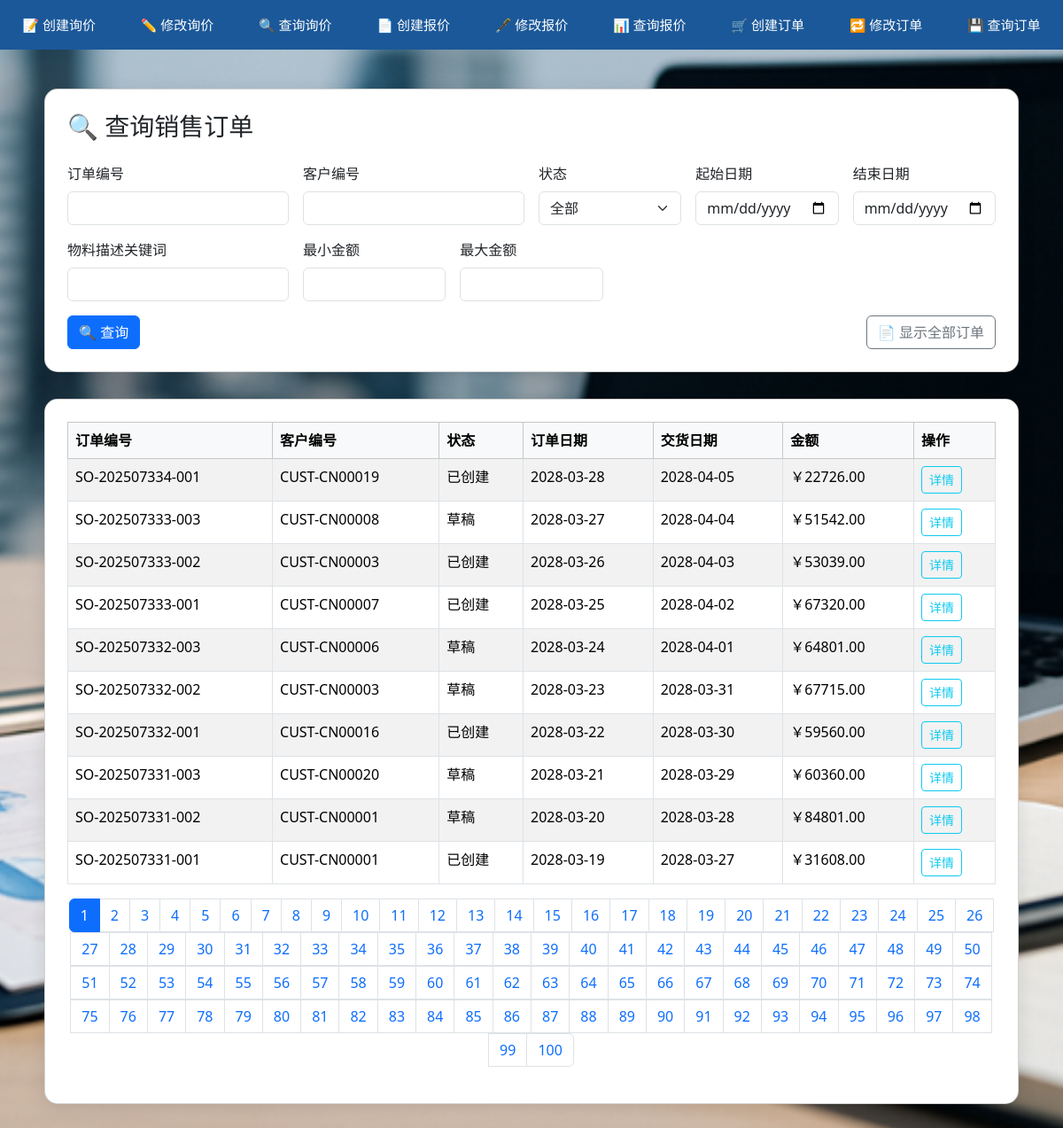
Screenshot of /order/query-order with the database file from the repository.
### order/models.py (models this page shows)
class SalesOrder(db.Model):
    __tablename__ = 'SalesOrder'
    sales_order_id = db.Column(db.String(255), primary_key=True)
    customer_id = db.Column(db.String(255), nullable=False)
    quotation_id = db.Column(db.String(255))
    order_date = db.Column(db.DateTime, nullable=False)
    required_delivery_date = db.Column(db.Date, nullable=False)
    status = db.Column(db.String(255))
    total_amount = db.Column(db.Numeric, nullable=False)
    credit_check_result = db.Column(db.String(255))
    remarks = db.Column(db.String(255))
    items = db.relationship('OrderItem', backref='order', lazy=True, cascade="all, delete-orphan")

### order/views.py (the view)
@order_bp.route('/query-order', methods=['GET', 'POST'])
def query_order():
    page = int(request.args.get('page', 1))
    per_page = 10
    form = request.form if request.method == 'POST' else request.args
    show_all = form.get('show_all') == '1'
    query = SalesOrder.query.options(joinedload(SalesOrder.items))
    if not show_all:
        if form.get('sales_order_id'):
            query = query.filter(SalesOrder.sales_order_id.like(f"%{form.get('sales_order_id')}%"))
        if form.get('customer_id'):
            query = query.filter(SalesOrder.customer_id.like(f"%{form.get('customer_id')}%"))
        if form.get('status') and form.get('status') != '全部':
            query = query.filter(SalesOrder.status == form.get('status'))
        if form.get('date_from'):
            query = query.filter(SalesOrder.order_date >= form.get('date_from'))
        if form.get('date_to'):
            query = query.filter(SalesOrder.order_date <= form.get('date_to'))
        if form.get('min_total'):
            query = query.filter(SalesOrder.total_amount >= float(form.get('min_total')))
        if form.get('max_total'):
            query = query.filter(SalesOrder.total_amount <= float(form.get('max_total')))
        if form.get('material_keyword'):
            query = query.join(SalesOrder.items).join(OrderItem.material).filter(
                Material.description.ilike(f"%{form.get('material_keyword')}%")
            ).distinct()
    total = query.count()
    orders = query.order_by(SalesOrder.order_date.desc()).offset((page - 1) * per_page).limit(per_page).all()
    total_pages = ceil(total / per_page)
    return render_template('order/query_order.html',
                           orders=orders,
                           page=page,
                           total_pages=total_pages,
                           form_data=form)

### templates/order/query_order.html (shortened to what this page needs)
<!DOCTYPE html>
<html lang="zh">
<head>
  <link href="https://cdn.jsdelivr.net/npm/bootstrap@5.3.3/dist/css/bootstrap.min.css" rel="stylesheet">
</head>
<body>
  <nav style="position: fixed; top: 0; left: 0; right: 0; height: 56px; background: #1b5899; color: white; display: flex; align-items: center; justify-content: space-around; z-index: 9999; font-family: 'Segoe UI', sans-serif; font-size: 15px;">
  <a href="/order/create-inquiry" style="color: white; text-decoration: none;">📝 创建询价</a>
  <a href="/order/edit-inquiry" style="color: white; text-decoration: none;">✏️ 修改询价</a>
  <a href="/order/query-inquiry" style="color: white; text-decoration: none;">🔍 查询询价</a>
  <a href="/order/create-quote" style="color: white; text-decoration: none;">📄 创建报价</a>
  <a href="/order/edit-quote" style="color: white; text-decoration: none;">🖋️ 修改报价</a>
  <a href="/order/query-quote" style="color: white; text-decoration: none;">📊 查询报价</a>
  <a href="/order/create-order" style="color: white; text-decoration: none;">🛒 创建订单</a>
  <a href="/order/edit-order" style="color: white; text-decoration: none;">🔁 修改订单</a>
  <a href="/order/query-order" style="color: white; text-decoration: none;">💾 查询订单</a>
</nav>
<div class="container">
  <div class="card">
    <h3 class="mb-4">🔍 查询销售订单</h3>
    <form method="POST" class="row g-3">
      <div class="col-md-3">
        <label class="form-label">订单编号</label>
        <input type="text" name="sales_order_id" value="{{ form_data.sales_order_id or '' }}" class="form-control">
      </div>
      <div class="col-md-3">
        <label class="form-label">客户编号</label>
        <input type="text" name="customer_id" value="{{ form_data.customer_id or '' }}" class="form-control">
      </div>
      <div class="col-md-2">
        <label class="form-label">状态</label>
        <select name="status" class="form-select">
          <option {% if not form_data.status or form_data.status == '全部' %}selected{% endif %}>全部</option>
        </select>
      </div>
      <div class="col-md-2">
        <label class="form-label">起始日期</label>
        <input type="date" name="date_from" value="{{ form_data.date_from or '' }}" class="form-control">
      </div>
      <div class="col-md-2">
        <label class="form-label">结束日期</label>
        <input type="date" name="date_to" value="{{ form_data.date_to or '' }}" class="form-control">
      </div>
      <div class="col-md-3">
        <label class="form-label">物料描述关键词</label>
        <input type="text" name="material_keyword" value="{{ form_data.material_keyword or '' }}" class="form-control">
      </div>
      <div class="col-md-2">
        <label class="form-label">最小金额</label>
        <input type="number" step="0.01" name="min_total" value="{{ form_data.min_total or '' }}" class="form-control">
      </div>
      <div class="col-md-2">
        <label class="form-label">最大金额</label>
        <input type="number" step="0.01" name="max_total" value="{{ form_data.max_total or '' }}" class="form-control">
      </div>
      <div class="col-12 d-flex justify-content-between">
        <button type="submit" class="btn btn-primary">🔍 查询</button>
        <button type="submit" name="show_all" value="1" class="btn btn-outline-secondary">📄 显示全部订单</button>
      </div>
    </form>
  </div>
  {% if orders is not none %}
    {% if orders %}
      <div class="card mt-4">
        <table class="table table-bordered table-hover table-striped">
          <thead class="table-light">
          <tr>
            <th>订单编号</th>
            <th>客户编号</th>
            <th>状态</th>
            <th>订单日期</th>
            <th>交货日期</th>
            <th>金额</th>
            <th>操作</th>
          </tr>
          </thead>
          <tbody>
          {% for order in orders %}
            <tr>
              <td>{{ order.sales_order_id }}</td>
              <td>{{ order.customer_id }}</td>
              <td>{{ order.status }}</td>
              <td>{{ order.order_date.strftime('%Y-%m-%d') }}</td>
              <td>{{ order.required_delivery_date.strftime('%Y-%m-%d') }}</td>
              <td>￥{{ '%.2f' % order.total_amount }}</td>
              <td>
                <a href="{{ url_for('order.order_detail', sales_order_id=order.sales_order_id) }}" class="btn btn-sm btn-outline-info">详情</a>
              </td>
            </tr>
          {% endfor %}
          </tbody>
        </table>
        <nav>
         <nav>
          <ul class="pagination justify-content-center flex-wrap">
            {% for p in range(1, total_pages + 1) %}
              <li class="page-item {% if p == page %}active{% endif %}">
                <a class="page-link"
                   href="{{ url_for('order.query_order', page=p,
                     sales_order_id=form_data.sales_order_id,
                     customer_id=form_data.customer_id,
                     status=form_data.status,
                     date_from=form_data.date_from,
                     date_to=form_data.date_to,
                     material_keyword=form_data.material_keyword,
                     min_total=form_data.min_total,
                     max_total=form_data.max_total,
                     show_all='1' if request.form.get('show_all') or request.args.get('show_all') else '') }}">{{ p }}</a>
              </li>
            {% endfor %}
          </ul>
        </nav>
      </div>
    {% else %}
      <div class="alert alert-warning mt-4">⚠️ 没有找到符合条件的订单。</div>
    {% endif %}
  {% endif %}
</div>
</body>
</html>

### templates/order/query_order.html (style rules this page uses)
body { padding-top: 70px; background: url('/static/order_background.png') no-repeat center center fixed; background-size: cover; font-family: 'Segoe UI', sans-serif; }
.card { max-width: 1100px; margin: 30px auto; border-radius: 15px; box-shadow: 0 4px 20px rgba(0,0,0,0.1); padding: 25px; }
.table-striped > tbody > tr:nth-child(odd) { background-color: #f9f9f9; }

### rows the page displays
SalesOrder: sales_order_id "SO-202507334-001", customer_id "CUST-CN00019", status "已创建", order_date "2028-03-28", required_delivery_date "2028-04-05", total_amount "22726.00"
SalesOrder: sales_order_id "SO-202507333-003", customer_id "CUST-CN00008", status "草稿", order_date "2028-03-27", required_delivery_date "2028-04-04", total_amount "51542.00"
SalesOrder: sales_order_id "SO-202507333-002", customer_id "CUST-CN00003", status "已创建", order_date "2028-03-26", required_delivery_date "2028-04-03", total_amount "53039.00"
SalesOrder: sales_order_id "SO-202507333-001", customer_id "CUST-CN00007", status "已创建", order_date "2028-03-25", required_delivery_date "2028-04-02", total_amount "67320.00"
SalesOrder: sales_order_id "SO-202507332-003", customer_id "CUST-CN00006", status "草稿", order_date "2028-03-24", required_delivery_date "2028-04-01", total_amount "64801.00"
SalesOrder: sales_order_id "SO-202507332-002", customer_id "CUST-CN00003", status "草稿", order_date "2028-03-23", required_delivery_date "2028-03-31", total_amount "67715.00"
SalesOrder: sales_order_id "SO-202507332-001", customer_id "CUST-CN00016", status "已创建", order_date "2028-03-22", required_delivery_date "2028-03-30", total_amount "59560.00"
SalesOrder: sales_order_id "SO-202507331-003", customer_id "CUST-CN00020", status "草稿", order_date "2028-03-21", required_delivery_date "2028-03-29", total_amount "60360.00"
SalesOrder: sales_order_id "SO-202507331-002", customer_id "CUST-CN00001", status "草稿", order_date "2028-03-20", required_delivery_date "2028-03-28", total_amount "84801.00"
SalesOrder: sales_order_id "SO-202507331-001", customer_id "CUST-CN00001", status "已创建", order_date "2028-03-19", required_delivery_date "2028-03-27", total_amount "31608.00"

### other values shown
{{ p }} "1" "2" "3" "4" "5" "6" "7" "8" "9" "10" "11" "12" "13" "14" "15" "16" "17" "18" "19" "20" "21" "22" "23" "24" "25" "26" "27" "28" "29" "30" "31" "32" "33" "34" "35" "36" "37" "38" "39" "40" "41" "42" "43" "44" "45" "46" "47" "48" "49" "50" "51" "52" "53" "54" "55" "56" "57" "58" "59" "60" "61" "62" "63" "64" "65" "66" "67" "68" "69" "70" "71" "72" "73" "74" "75" "76" "77" "78" "79" "80" "81" "82" "83" "84" "85" "86" "87" "88" "89" "90" "91" "92" "93" "94" "95" "96" "97" "98" "99" "100"
